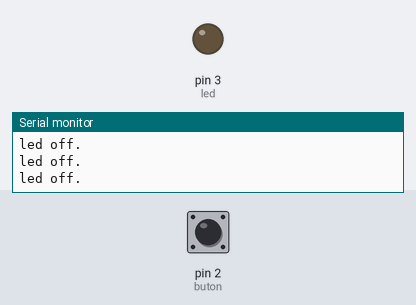
A sketch run on a simulated Arduino Uno, built with avr-gcc and run on an emulated ATmega328P. On the bench: output pins drawn as LEDs (lit = HIGH), the last lines printed to the serial monitor. The inputs (shaded band) are chosen by the test bench; at power-on: pin 2 (buton) LOW.

Above: at 1.2 s.
1.3 s: pin 2 (buton) pulled HIGH for 0.15 s
At 1.38 s:
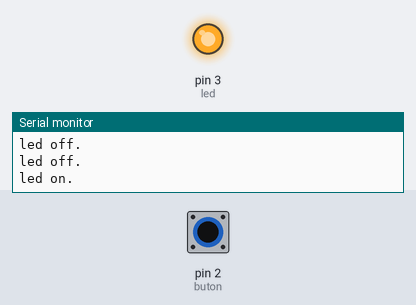
2.9 s: pin 2 (buton) pulled HIGH for 1 s
At 5.4 s:
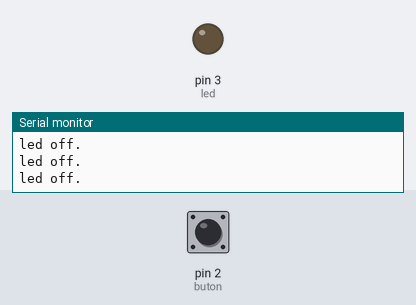
Timing chart, 0 to 6.9 s (numbered marks = the images above; inputs shaded):
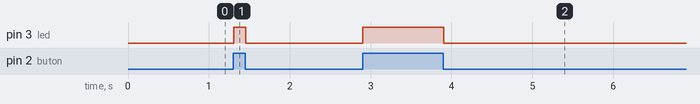

The sketch:

button_led_2.ino
```cpp
const int buton = 2; /* düğmenin bağlı olduğu pin */
const int led = 3; /* LEDin bağlı olduğu pin */

void setup(){
    Serial.begin( 9600 );
    pinMode( led, OUTPUT );            /* LED pini çıkış olarak ayarlandı */
    pinMode( buton, INPUT );           /* düğme pini giriş olarak ayarlandı */
}

void loop(){
    int buton_state = digitalRead( buton ); /* düğmenin durumu */
    if( buton_state == 1 ){
       digitalWrite( led, 1 );
       Serial.println( "led on." );
       //delay( 400 );
    }
    else{
        digitalWrite( led, 0 );
        Serial.println( "led off." );
        //delay( 400 );
    }
}
```

Measured:
- after the input at 1.3 s, pin 3 (led): LOW → HIGH at once, → LOW 0.15 s later
- after the input at 2.9 s, pin 3 (led): LOW → HIGH at once, → LOW 1.0 s later
